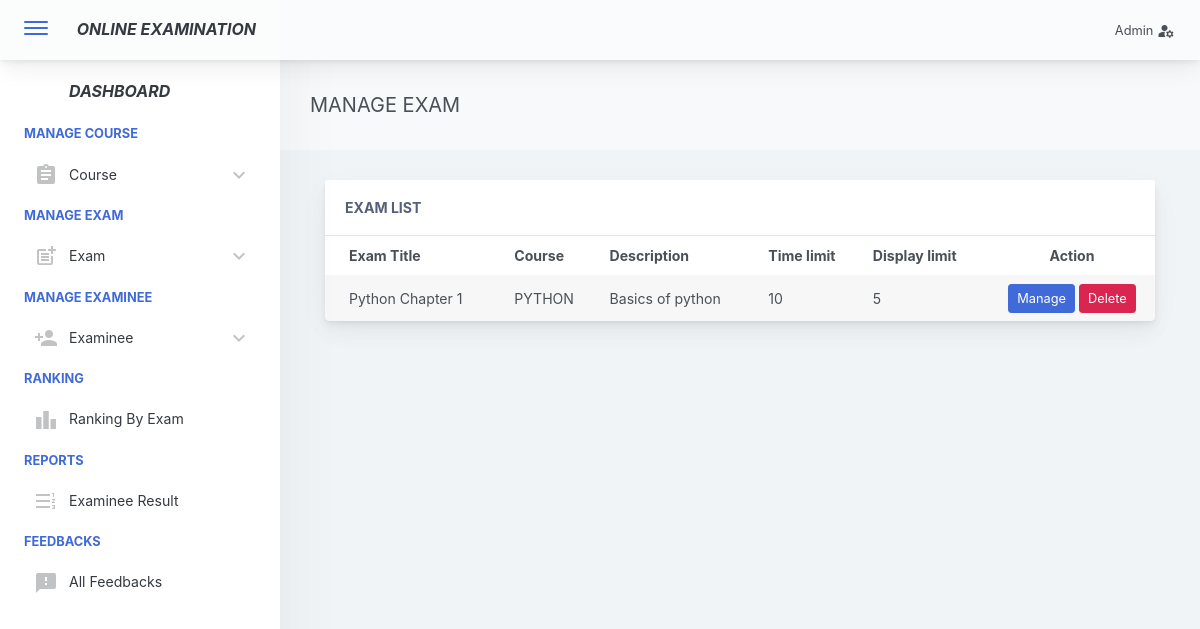
Before: /adminpanel/admin/home.php?page=manage-exam (signed in) with the older database file.
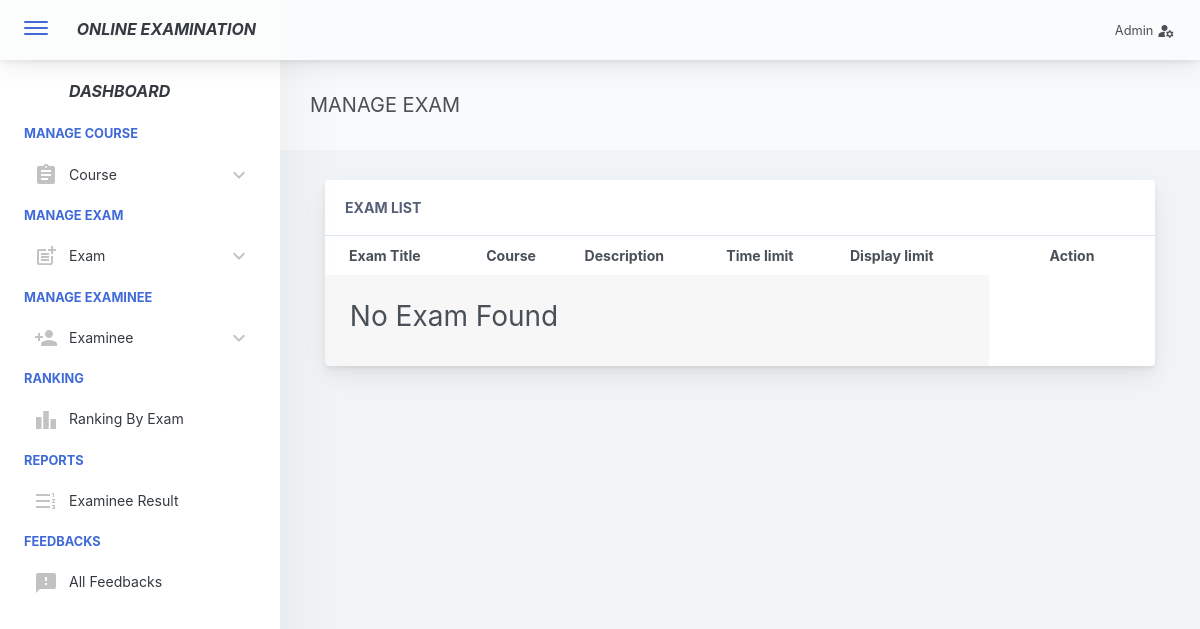
After: the same page with the newer database file.
### tables this page shows
CREATE TABLE `exam_tbl` (
  `ex_id` int(11) PRIMARY KEY AUTO_INCREMENT,
  `cou_id` int(11) NOT NULL,
  `ex_title` varchar(1000) NOT NULL,
  `ex_time_limit` varchar(1000) NOT NULL,
  `ex_questlimit_display` int(11) NOT NULL,
  `ex_description` varchar(1000) NOT NULL,
  `ex_created` timestamp NOT NULL DEFAULT CURRENT_TIMESTAMP ON UPDATE CURRENT_TIMESTAMP
);

CREATE TABLE `course_tbl` (
  `cou_id` int(11) PRIMARY KEY AUTO_INCREMENT,
  `cou_name` varchar(1000) NOT NULL,
  `cou_created` timestamp NOT NULL DEFAULT CURRENT_TIMESTAMP ON UPDATE CURRENT_TIMESTAMP
);

### adminpanel/admin/pages/manage-exam.php
<div class="app-main__outer">
        <div class="app-main__inner">
            <div class="app-page-title">
                <div class="page-title-wrapper">
                    <div class="page-title-heading">
                        <div>MANAGE EXAM</div>
                    </div>
                </div>
            </div>
            <div class="col-md-12">
                <div class="main-card mb-3 card">
                    <div class="card-header">ExAM List
                    </div>
                    <div class="table-responsive">
                        <table class="align-middle mb-0 table table-borderless table-striped table-hover" id="tableList">
                            <thead>
                            <tr>
                                <th class="text-left pl-4">Exam Title</th>
                                <th class="text-left ">Course</th>
                                <th class="text-left ">Description</th>
                                <th class="text-left ">Time limit</th>
                                <th class="text-left ">Display limit</th>
                                <th class="text-center" width="20%">Action</th>
                            </tr>
                            </thead>
                            <tbody>
                              <?php
                                $selExam = $conn->query("SELECT * FROM exam_tbl ORDER BY ex_id DESC ");
                                if($selExam->rowCount() > 0)
                                {
                                    while ($selExamRow = $selExam->fetch(PDO::FETCH_ASSOC)) { ?>
                                        <tr>
                                            <td class="pl-4"><?php echo $selExamRow['ex_title']; ?></td>
                                            <td>
                                                <?php
                                                    $courseId =  $selExamRow['cou_id'];
                                                    $selCourse = $conn->query("SELECT * FROM course_tbl WHERE cou_id='$courseId' ");
                                                    while ($selCourseRow = $selCourse->fetch(PDO::FETCH_ASSOC)) {
                                                        echo $selCourseRow['cou_name'];
                                                    }
                                                ?>
                                            </td>
                                            <td><?php echo $selExamRow['ex_description']; ?></td>
                                            <td><?php echo $selExamRow['ex_time_limit']; ?></td>
                                            <td><?php echo $selExamRow['ex_questlimit_display']; ?></td>
                                            <td class="text-center">
                                             <a href="manage-exam.php?id=<?php echo $selExamRow['ex_id']; ?>" type="button" class="btn btn-primary btn-sm">Manage</a>
                                             <button type="button" id="deleteExam" data-id='<?php echo $selExamRow['ex_id']; ?>'  class="btn btn-danger btn-sm">Delete</button>
                                            </td>
                                        </tr>
                                    <?php }
                                }
                                else
                                { ?>
                                    <tr>
                                      <td colspan="5">
                                        <h3 class="p-3">No Exam Found</h3>
                                      </td>
                                    </tr>
                                <?php }
                               ?>
                            </tbody>
                        </table>
                    </div>
                </div>
            </div>
</div>

Changed rows visible on the page:
removed exam_tbl: ex_title "Python Chapter 1", ex_description "Basics of python", ex_time_limit "10", ex_questlimit_display "5"
removed course_tbl: cou_name "PYTHON"
Other visible differences:
text now shown: "No Exam Found"
